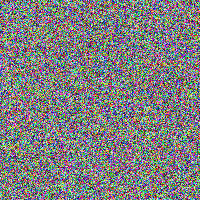
Frame 1 (no input)
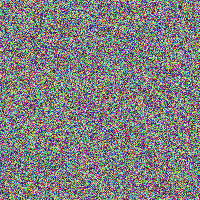
Frame 60 (the mouse pressed at the canvas centre just before this capture)
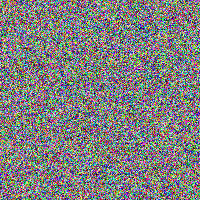
Frame 120 (the mouse held since frame 60 and released just before this capture)

The Processing sketch that drew these frames (run headless with seeded random() and noise(); from frame 60 on, the mouse is pressed at the canvas centre):

// Processing sketch: loadPixelsEx1
// ── loadPixelsEx1.pde

void setup() {
  size(200, 200);
  //pixelDensity(2);
}

void draw() {
  loadPixels();
  for (int x = 0; x < pixelWidth; x++) {
    for (int y = 0; y < pixelHeight; y++) {
      int loc = x + y * pixelWidth;
      pixels[loc] = color(random(255),random(255),random(255));
    }
  }
  updatePixels();
}
